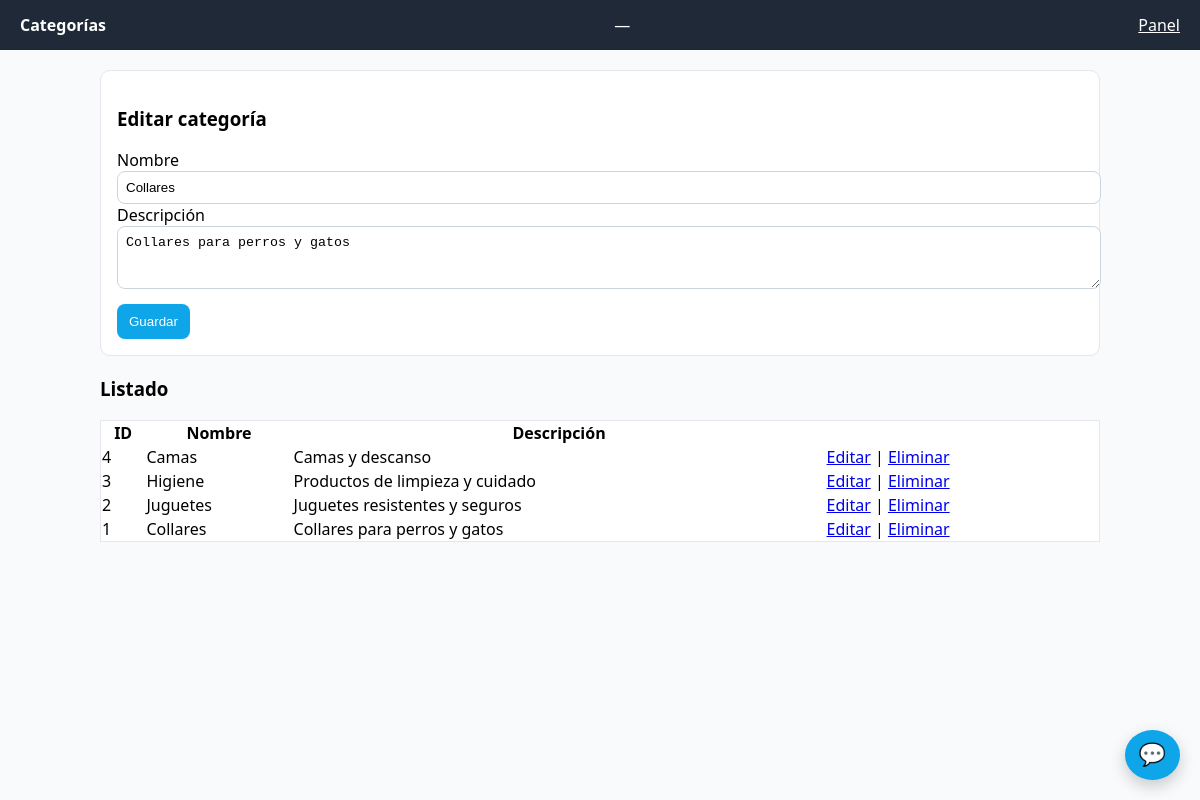
Screenshot of /admin_categorias.php?edit=1 (signed in) with the database file from the repository.
### tables this page shows
CREATE TABLE categorias (
  id INT AUTO_INCREMENT PRIMARY KEY,
  nombre VARCHAR(100) NOT NULL,
  descripcion TEXT
);

### admin_categorias.php (the view, shortened to what this page needs)
<?php
require_once __DIR__ . '/conexion.php';
$edit=null;
if(isset($_GET['edit'])){
  $id=(int)$_GET['edit'];
  $st=$pdo->prepare("SELECT * FROM categorias WHERE id=?");
  $st->execute([$id]);
  $edit=$st->fetch();
}
$rows = $pdo->query("SELECT * FROM categorias ORDER BY id DESC")->fetchAll();
?>
<!doctype html>
<html lang="es">
<head><meta charset="utf-8"><meta name="viewport" content="width=device-width,initial-scale=1">
<link rel="stylesheet" href="assets/css/style.css">
</head>
<body>
<header><strong>Categorías</strong> — <a href="admin.php" style="color:#fff">Panel</a></header>
<div class="container">
  <div style="background:#fff;border:1px solid #e5e7eb;border-radius:10px;padding:16px;margin-top:16px">
    <h3><?= $edit? 'Editar categoría' : 'Nueva categoría' ?></h3>
    <form method="post">
      <label>Nombre</label>
      <input name="nombre" value="<?= htmlspecialchars($edit['nombre'] ?? '') ?>" style="width:100%;padding:8px;border:1px solid #cbd5e1;border-radius:8px">
      <label>Descripción</label>
      <textarea name="descripcion" style="width:100%;padding:8px;border:1px solid #cbd5e1;border-radius:8px" rows="3"><?= htmlspecialchars($edit['descripcion'] ?? '') ?></textarea>
      <button style="margin-top:10px;padding:10px 12px;border:0;border-radius:8px;background:#0ea5e9;color:#fff;cursor:pointer">Guardar</button>
    </form>
  </div>
  <h3 style="margin-top:20px">Listado</h3>
  <table style="width:100%;border-collapse:collapse;background:#fff;border:1px solid #e5e7eb">
    <tr><th>ID</th><th>Nombre</th><th>Descripción</th><th></th></tr>
    <?php foreach($rows as $r): ?>
      <tr>
        <td><?= (int)$r['id'] ?></td>
        <td><?= htmlspecialchars($r['nombre']) ?></td>
        <td><?= htmlspecialchars($r['descripcion']) ?></td>
        <td>
          <a href="admin_categorias.php?edit=<?= (int)$r['id'] ?>">Editar</a> |
          <a href="admin_categorias.php?del=<?= (int)$r['id'] ?>" onclick="return confirm('¿Eliminar?')">Eliminar</a>
        </td>
      </tr>
    <?php endforeach; ?>
  </table>
</div>
</body>
</html>

### assets/css/style.css (style rules this page uses)
body { font-family:system-ui,-apple-system,Segoe UI,Roboto,Ubuntu,Cantarell,Noto Sans,sans-serif;margin:0;background:#f8fafc }
header { background:#1f2937;color:#fff;padding:14px 20px;display:flex;justify-content:space-between;align-items:center }
.container { max-width:1000px;margin:20px auto;padding:0 16px }

### rows the page displays
categorias: nombre "Collares", descripcion "Collares para perros y gatos", id "1"
categorias: id "4", nombre "Camas", descripcion "Camas y descanso"
categorias: id "3", nombre "Higiene", descripcion "Productos de limpieza y cuidado"
categorias: id "2", nombre "Juguetes", descripcion "Juguetes resistentes y seguros"
